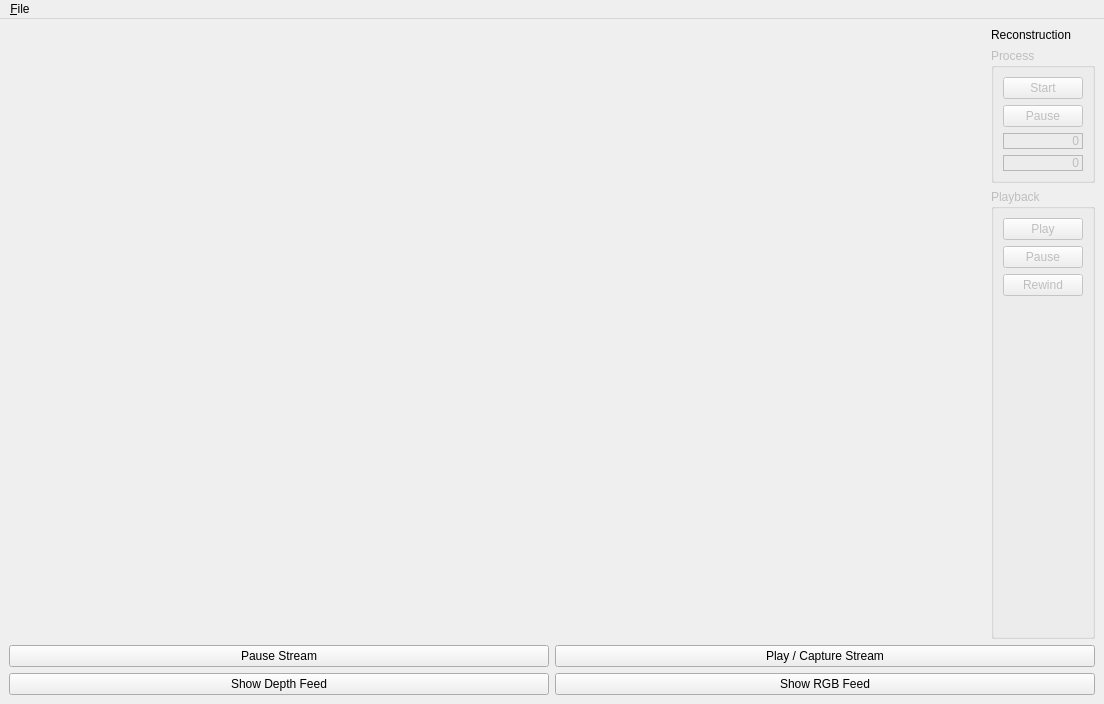
<?xml version="1.0" encoding="UTF-8"?>
<ui version="4.0">
 <class>main_window</class>
 <widget class="QMainWindow" name="main_window">
  <property name="geometry">
   <rect>
    <x>0</x>
    <y>0</y>
    <width>1104</width>
    <height>704</height>
   </rect>
  </property>
  <property name="sizePolicy">
   <sizepolicy hsizetype="Expanding" vsizetype="Expanding">
    <horstretch>0</horstretch>
    <verstretch>0</verstretch>
   </sizepolicy>
  </property>
  <property name="windowTitle">
   <string>Reco Workbench</string>
  </property>
  <property name="windowIcon">
   <iconset resource="application.qrc">
    <normaloff>:/assets/icons/ball.ico</normaloff>:/assets/icons/ball.ico</iconset>
  </property>
  <widget class="QWidget" name="central_widget">
   <property name="sizePolicy">
    <sizepolicy hsizetype="Expanding" vsizetype="Expanding">
     <horstretch>0</horstretch>
     <verstretch>0</verstretch>
    </sizepolicy>
   </property>
   <layout class="QVBoxLayout" name="verticalLayout">
    <item>
     <layout class="QGridLayout" name="central_layout">
      <item row="4" column="0">
       <layout class="QHBoxLayout" name="raw_feed_layout">
        <item>
         <layout class="QVBoxLayout" name="depth_group_layout">
          <item>
           <widget class="QPushButton" name="show_depth_feed_button">
            <property name="sizePolicy">
             <sizepolicy hsizetype="MinimumExpanding" vsizetype="Minimum">
              <horstretch>0</horstretch>
              <verstretch>0</verstretch>
             </sizepolicy>
            </property>
            <property name="text">
             <string>Show Depth Feed</string>
            </property>
           </widget>
          </item>
         </layout>
        </item>
        <item>
         <layout class="QVBoxLayout" name="rgb_group_layout">
          <item>
           <widget class="QPushButton" name="show_rgb_feed_button">
            <property name="sizePolicy">
             <sizepolicy hsizetype="MinimumExpanding" vsizetype="Minimum">
              <horstretch>0</horstretch>
              <verstretch>0</verstretch>
             </sizepolicy>
            </property>
            <property name="text">
             <string>Show RGB Feed</string>
            </property>
           </widget>
          </item>
         </layout>
        </item>
       </layout>
      </item>
      <item row="1" column="0">
       <layout class="QHBoxLayout" name="playback_ctrl_layout">
        <item>
         <widget class="QPushButton" name="pause_button">
          <property name="sizePolicy">
           <sizepolicy hsizetype="MinimumExpanding" vsizetype="Minimum">
            <horstretch>0</horstretch>
            <verstretch>0</verstretch>
           </sizepolicy>
          </property>
          <property name="text">
           <string>Pause Stream</string>
          </property>
         </widget>
        </item>
        <item>
         <widget class="QPushButton" name="play_button">
          <property name="sizePolicy">
           <sizepolicy hsizetype="MinimumExpanding" vsizetype="Minimum">
            <horstretch>0</horstretch>
            <verstretch>0</verstretch>
           </sizepolicy>
          </property>
          <property name="text">
           <string>Play / Capture Stream</string>
          </property>
         </widget>
        </item>
       </layout>
      </item>
      <item row="0" column="0">
       <layout class="QHBoxLayout" name="reconstruction_layout">
        <item>
         <widget class="QVTKWidget" name="qvtk_widget" native="true">
          <property name="sizePolicy">
           <sizepolicy hsizetype="MinimumExpanding" vsizetype="MinimumExpanding">
            <horstretch>0</horstretch>
            <verstretch>0</verstretch>
           </sizepolicy>
          </property>
         </widget>
        </item>
        <item>
         <layout class="QVBoxLayout" name="reco_control_layout">
          <item>
           <widget class="QLabel" name="reco_label">
            <property name="text">
             <string>Reconstruction</string>
            </property>
           </widget>
          </item>
          <item>
           <widget class="QGroupBox" name="reco_proc_group">
            <property name="enabled">
             <bool>false</bool>
            </property>
            <property name="sizePolicy">
             <sizepolicy hsizetype="Preferred" vsizetype="Preferred">
              <horstretch>0</horstretch>
              <verstretch>0</verstretch>
             </sizepolicy>
            </property>
            <property name="title">
             <string>Process</string>
            </property>
            <layout class="QVBoxLayout" name="verticalLayout_2">
             <item>
              <widget class="QPushButton" name="reco_proc_start_button">
               <property name="sizePolicy">
                <sizepolicy hsizetype="Minimum" vsizetype="Fixed">
                 <horstretch>0</horstretch>
                 <verstretch>0</verstretch>
                </sizepolicy>
               </property>
               <property name="toolTip">
                <string>Beging reconstruction process and start buffering the result.</string>
               </property>
               <property name="text">
                <string>Start</string>
               </property>
              </widget>
             </item>
             <item>
              <widget class="QPushButton" name="reco_proc_pause_button">
               <property name="sizePolicy">
                <sizepolicy hsizetype="Minimum" vsizetype="Fixed">
                 <horstretch>0</horstretch>
                 <verstretch>0</verstretch>
                </sizepolicy>
               </property>
               <property name="text">
                <string>Pause</string>
               </property>
              </widget>
             </item>
             <item>
              <widget class="QLabel" name="reco_queued_label">
               <property name="toolTip">
                <string>number of frames in queue</string>
               </property>
               <property name="frameShape">
                <enum>QFrame::StyledPanel</enum>
               </property>
               <property name="text">
                <string>0</string>
               </property>
               <property name="alignment">
                <set>Qt::AlignRight|Qt::AlignTrailing|Qt::AlignVCenter</set>
               </property>
              </widget>
             </item>
             <item>
              <widget class="QLabel" name="reco_processed_label">
               <property name="toolTip">
                <string>number of frames processed</string>
               </property>
               <property name="frameShape">
                <enum>QFrame::StyledPanel</enum>
               </property>
               <property name="text">
                <string>0</string>
               </property>
               <property name="alignment">
                <set>Qt::AlignRight|Qt::AlignTrailing|Qt::AlignVCenter</set>
               </property>
              </widget>
             </item>
            </layout>
           </widget>
          </item>
          <item>
           <widget class="QGroupBox" name="reco_playback_group">
            <property name="enabled">
             <bool>false</bool>
            </property>
            <property name="sizePolicy">
             <sizepolicy hsizetype="Preferred" vsizetype="MinimumExpanding">
              <horstretch>0</horstretch>
              <verstretch>0</verstretch>
             </sizepolicy>
            </property>
            <property name="title">
             <string>Playback</string>
            </property>
            <layout class="QVBoxLayout" name="verticalLayout_3">
             <item>
              <widget class="QPushButton" name="reco_play_button">
               <property name="toolTip">
                <string>Play back the reconstruction result</string>
               </property>
               <property name="text">
                <string>Play</string>
               </property>
              </widget>
             </item>
             <item>
              <widget class="QPushButton" name="reco_pause_button">
               <property name="toolTip">
                <string>Pause reconstruction result playback</string>
               </property>
               <property name="text">
                <string>Pause</string>
               </property>
              </widget>
             </item>
             <item>
              <widget class="QPushButton" name="reco_rewind_button">
               <property name="toolTip">
                <string>Rewind reconstruction result to beginning</string>
               </property>
               <property name="text">
                <string>Rewind</string>
               </property>
              </widget>
             </item>
             <item>
              <spacer name="verticalSpacer">
               <property name="orientation">
                <enum>Qt::Vertical</enum>
               </property>
               <property name="sizeHint" stdset="0">
                <size>
                 <width>20</width>
                 <height>295</height>
                </size>
               </property>
              </spacer>
             </item>
            </layout>
           </widget>
          </item>
         </layout>
        </item>
       </layout>
      </item>
     </layout>
    </item>
   </layout>
  </widget>
  <widget class="QMenuBar" name="menuBar">
   <property name="geometry">
    <rect>
     <x>0</x>
     <y>0</y>
     <width>1104</width>
     <height>25</height>
    </rect>
   </property>
   <widget class="QMenu" name="menuFile">
    <property name="title">
     <string>&amp;File</string>
    </property>
    <widget class="QMenu" name="menu_open_rgb_stream">
     <property name="title">
      <string>&amp;Open RGB-D Stream</string>
     </property>
     <addaction name="action_open_kinect_devices"/>
     <addaction name="action_open_hal_log"/>
     <addaction name="action_open_image_folder"/>
    </widget>
    <addaction name="menu_open_rgb_stream"/>
    <addaction name="action_open_calibration_file"/>
    <addaction name="action_close_stream"/>
   </widget>
   <addaction name="menuFile"/>
  </widget>
  <action name="action_open_kinect_devices">
   <property name="text">
    <string>&amp;Kinect Devices</string>
   </property>
  </action>
  <action name="action_open_hal_log">
   <property name="text">
    <string>&amp;Log File</string>
   </property>
  </action>
  <action name="action_open_image_folder">
   <property name="enabled">
    <bool>false</bool>
   </property>
   <property name="text">
    <string>&amp;Image Folder</string>
   </property>
  </action>
  <action name="action_close_stream">
   <property name="text">
    <string>&amp;Close RGB-D Stream</string>
   </property>
  </action>
  <action name="action_open_calibration_file">
   <property name="text">
    <string>Open Calibration &amp;File</string>
   </property>
  </action>
 </widget>
 <customwidgets>
  <customwidget>
   <class>QVTKWidget</class>
   <extends>QWidget</extends>
   <header location="global">QVTKWidget.h</header>
  </customwidget>
 </customwidgets>
 <resources>
  <include location="application.qrc"/>
 </resources>
 <connections/>
</ui>
